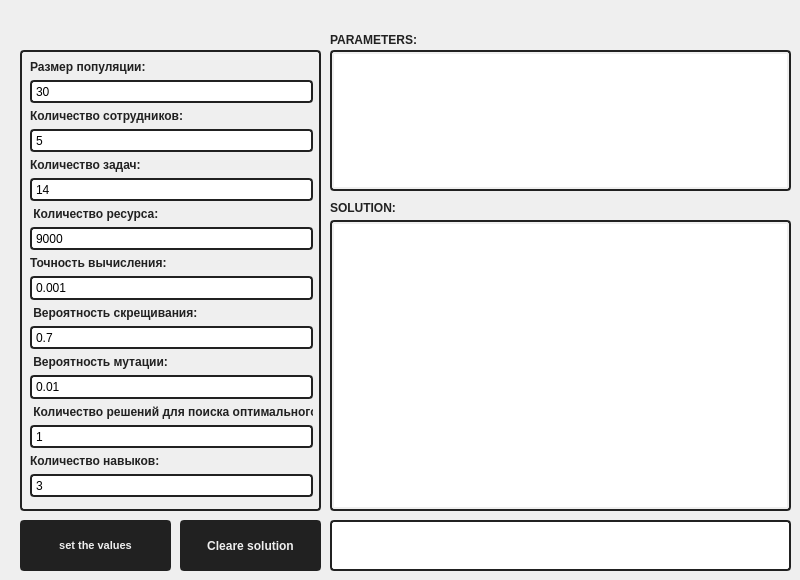
    <widget class="QWidget" name="setting_page">
     <widget class="QPushButton" name="cleare_table">
      <property name="geometry">
       <rect>
        <x>180</x>
        <y>520</y>
        <width>141</width>
        <height>51</height>
       </rect>
      </property>
      <property name="font">
       <font>
        <weight>75</weight>
        <bold>true</bold>
       </font>
      </property>
      <property name="styleSheet">
       <string notr="true">QPushButton:hover{
        background-color: #0D7377;

		color: #EEEEEE;
	 border: 2px solid rgb(33, 33, 33); ;
     border-radius: 4px;

}

QPushButton {
    



    background-color: rgb(33, 33, 33);

	color: #EEEEEE;
	 border: 2px solid rgb(33, 33, 33); ;
     border-radius: 4px;
}




QPushButton:pressed {
       
 border: 2px solid #EEEEEE;
     border-radius: 2px;

}</string>
      </property>
      <property name="text">
       <string>Cleare solution</string>
      </property>
     </widget>
     <widget class="QPushButton" name="set_value">
      <property name="geometry">
       <rect>
        <x>20</x>
        <y>520</y>
        <width>151</width>
        <height>51</height>
       </rect>
      </property>
      <property name="sizePolicy">
       <sizepolicy hsizetype="Expanding" vsizetype="Expanding">
        <horstretch>0</horstretch>
        <verstretch>0</verstretch>
       </sizepolicy>
      </property>
      <property name="font">
       <font>
        <pointsize>8</pointsize>
        <weight>75</weight>
        <bold>true</bold>
       </font>
      </property>
      <property name="styleSheet">
       <string notr="true">QPushButton:hover{
        background-color: #0D7377;

		color: #EEEEEE;
	 border: 2px solid rgb(33, 33, 33); ;
     border-radius: 4px;

}

QPushButton {
    



    background-color: rgb(33, 33, 33);

	color: #EEEEEE;
	 border: 2px solid rgb(33, 33, 33); ;
     border-radius: 4px;
}




QPushButton:pressed {
       
 border: 2px solid #EEEEEE;
     border-radius: 2px;

}</string>
      </property>
      <property name="text">
       <string>set the values</string>
      </property>
      <property name="checkable">
       <bool>false</bool>
      </property>
     </widget>
     <widget class="QLabel" name="ramka">
      <property name="geometry">
       <rect>
        <x>20</x>
        <y>50</y>
        <width>301</width>
        <height>461</height>
       </rect>
      </property>
      <property name="sizePolicy">
       <sizepolicy hsizetype="Expanding" vsizetype="Expanding">
        <horstretch>0</horstretch>
        <verstretch>0</verstretch>
       </sizepolicy>
      </property>
      <property name="styleSheet">
       <string notr="true"> border: 2px solid rgb(33, 33, 33);
     border-radius: 4px;
     padding: 2px;</string>
      </property>
      <property name="text">
       <string/>
      </property>
     </widget>
     <widget class="QProgressBar" name="progressBar">
      <property name="geometry">
       <rect>
        <x>330</x>
        <y>520</y>
        <width>461</width>
        <height>51</height>
       </rect>
      </property>
      <property name="styleSheet">
       <string notr="true">QProgressBar::chunk {
     background-color: #0D7377;
   
 }

 QProgressBar {
     border: 2px solid rgb(33, 33, 33);
     border-radius: 4px;
     padding: 2px;
 }</string>
      </property>
      <property name="value">
       <number>0</number>
      </property>
      <property name="textVisible">
       <bool>false</bool>
      </property>
     </widget>
     <widget class="QLabel" name="parameters">
      <property name="geometry">
       <rect>
        <x>330</x>
        <y>30</y>
        <width>101</width>
        <height>20</height>
       </rect>
      </property>
      <property name="font">
       <font>
        <weight>75</weight>
        <bold>true</bold>
       </font>
      </property>
      <property name="styleSheet">
       <string notr="true">color: rgb(33, 33, 33)</string>
      </property>
      <property name="text">
       <string>PARAMETERS:</string>
      </property>
     </widget>
     <widget class="QTextBrowser" name="solution">
      <property name="geometry">
       <rect>
        <x>330</x>
        <y>220</y>
        <width>461</width>
        <height>291</height>
       </rect>
      </property>
      <property name="font">
       <font>
        <weight>50</weight>
        <bold>false</bold>
       </font>
      </property>
      <property name="styleSheet">
       <string notr="true">QTextBrowser { border: 2px solid rgb(33, 33, 33);
     border-radius: 4px;
     padding: 2px;
	 border: 2px solid rgb(33, 33, 33);
 		
}

QScrollBar:vertical {
     border: 2px solid rgb(33, 33, 33);
 	 border-radius: 4px;
     background:  rgb(238, 238, 238);
	

 }

QScrollBar::handle:vertical {
     background: rgb(33, 33, 33);

 }


QScrollBar::add-line:vertical {
     border: 1px solid rgb(33, 33, 33);
     background: rgb(33, 33, 33);

 }

 QScrollBar::sub-line:vertical {
     border: 1px solid rgb(33, 33, 33);
     background: rgb(33, 33, 33);
 }</string>
      </property>
     </widget>
     <widget class="QWidget" name="verticalLayoutWidget">
      <property name="geometry">
       <rect>
        <x>30</x>
        <y>60</y>
        <width>283</width>
        <height>437</height>
       </rect>
      </property>
      <layout class="QVBoxLayout" name="verticalLayout_3">
       <item>
        <widget class="QLabel" name="label_17">
         <property name="font">
          <font>
           <weight>75</weight>
           <bold>true</bold>
          </font>
         </property>
         <property name="styleSheet">
          <string notr="true">color: rgb(33, 33, 33)</string>
         </property>
         <property name="text">
          <string>Размер популяции:</string>
         </property>
        </widget>
       </item>
       <item>
        <widget class="QLineEdit" name="MAX_POP_3">
         <property name="font">
          <font>
           <weight>50</weight>
           <bold>false</bold>
          </font>
         </property>
         <property name="styleSheet">
          <string notr="true"> border: 2px solid rgb(33, 33, 33);
     border-radius: 4px;
     padding: 2px;</string>
         </property>
         <property name="text">
          <string>30</string>
         </property>
        </widget>
       </item>
       <item>
        <widget class="QLabel" name="label_18">
         <property name="font">
          <font>
           <weight>75</weight>
           <bold>true</bold>
          </font>
         </property>
         <property name="styleSheet">
          <string notr="true">color: rgb(33, 33, 33)
</string>
         </property>
         <property name="text">
          <string>Количество сотрудников:</string>
         </property>
        </widget>
       </item>
       <item>
        <widget class="QLineEdit" name="MAX_STUFF_3">
         <property name="font">
          <font>
           <weight>50</weight>
           <bold>false</bold>
          </font>
         </property>
         <property name="styleSheet">
          <string notr="true"> border: 2px solid rgb(33, 33, 33);
     border-radius: 4px;
     padding: 2px;
</string>
         </property>
         <property name="text">
          <string>5</string>
         </property>
        </widget>
       </item>
       <item>
        <widget class="QLabel" name="label_19">
         <property name="font">
          <font>
           <weight>75</weight>
           <bold>true</bold>
          </font>
         </property>
         <property name="styleSheet">
          <string notr="true">color: rgb(33, 33, 33)</string>
         </property>
         <property name="text">
          <string>Количество задач:</string>
         </property>
        </widget>
       </item>
       <item>
        <widget class="QLineEdit" name="MAX_TASK_3">
         <property name="font">
          <font>
           <weight>50</weight>
           <bold>false</bold>
          </font>
         </property>
         <property name="styleSheet">
          <string notr="true"> border: 2px solid rgb(33, 33, 33);
     border-radius: 4px;
     padding: 2px;</string>
         </property>
         <property name="text">
          <string>14</string>
         </property>
        </widget>
       </item>
       <item>
        <widget class="QLabel" name="label_20">
         <property name="font">
          <font>
           <weight>75</weight>
           <bold>true</bold>
          </font>
         </property>
         <property name="styleSheet">
          <string notr="true">color: rgb(33, 33, 33)</string>
         </property>
         <property name="text">
          <string> Количество ресурса:</string>
         </property>
        </widget>
       </item>
       <item>
        <widget class="QLineEdit" name="MAX_TOTAL_TIME_3">
         <property name="font">
          <font>
           <weight>50</weight>
           <bold>false</bold>
          </font>
         </property>
         <property name="styleSheet">
          <string notr="true"> border: 2px solid rgb(33, 33, 33);
     border-radius: 4px;
     padding: 2px;</string>
         </property>
         <property name="text">
          <string>9000</string>
         </property>
        </widget>
       </item>
       <item>
        <widget class="QLabel" name="label_21">
         <property name="font">
          <font>
           <weight>75</weight>
           <bold>true</bold>
          </font>
         </property>
         <property name="styleSheet">
          <string notr="true">color: rgb(33, 33, 33)</string>
         </property>
         <property name="text">
          <string>Точность вычисления:</string>
         </property>
        </widget>
       </item>
       <item>
        <widget class="QLineEdit" name="EPS_3">
         <property name="font">
          <font>
           <weight>50</weight>
           <bold>false</bold>
          </font>
         </property>
         <property name="styleSheet">
          <string notr="true"> border: 2px solid rgb(33, 33, 33);
     border-radius: 4px;
     padding: 2px;</string>
         </property>
         <property name="text">
          <string>0.001</string>
         </property>
        </widget>
       </item>
       <item>
        <widget class="QLabel" name="label_22">
         <property name="font">
          <font>
           <weight>75</weight>
           <bold>true</bold>
          </font>
         </property>
         <property name="styleSheet">
          <string notr="true">color: rgb(33, 33, 33)</string>
         </property>
         <property name="text">
          <string> Вероятность скрещивания:</string>
         </property>
        </widget>
       </item>
       <item>
        <widget class="QLineEdit" name="pc_3">
         <property name="font">
          <font>
           <weight>50</weight>
           <bold>false</bold>
          </font>
         </property>
         <property name="styleSheet">
          <string notr="true"> border: 2px solid rgb(33, 33, 33);
     border-radius: 4px;
     padding: 2px;</string>
         </property>
         <property name="text">
          <string>0.7</string>
         </property>
        </widget>
       </item>
       <item>
        <widget class="QLabel" name="label_23">
         <property name="font">
          <font>
           <weight>75</weight>
           <bold>true</bold>
          </font>
         </property>
         <property name="styleSheet">
          <string notr="true">color: rgb(33, 33, 33)</string>
         </property>
         <property name="text">
          <string> Вероятность мутации:</string>
         </property>
        </widget>
       </item>
       <item>
        <widget class="QLineEdit" name="pm_3">
         <property name="font">
          <font>
           <weight>50</weight>
           <bold>false</bold>
          </font>
         </property>
         <property name="styleSheet">
          <string notr="true"> border: 2px solid rgb(33, 33, 33);
     border-radius: 4px;
     padding: 2px;</string>
         </property>
         <property name="text">
          <string>0.01</string>
         </property>
        </widget>
       </item>
       <item>
        <widget class="QLabel" name="label_24">
         <property name="font">
          <font>
           <weight>75</weight>
           <bold>true</bold>
          </font>
         </property>
         <property name="styleSheet">
          <string notr="true">color: rgb(33, 33, 33)</string>
         </property>
         <property name="text">
          <string> Количество решений для поиска оптимального:</string>
         </property>
        </widget>
       </item>
       <item>
        <widget class="QLineEdit" name="MAX_SOLUTION_3">
         <property name="font">
          <font>
           <weight>50</weight>
           <bold>false</bold>
          </font>
         </property>
         <property name="styleSheet">
          <string notr="true"> border: 2px solid rgb(33, 33, 33);
     border-radius: 4px;
     padding: 2px;</string>
         </property>
         <property name="text">
          <string>1</string>
         </property>
        </widget>
       </item>
       <item>
        <widget class="QLabel" name="label">
         <property name="font">
          <font>
           <weight>75</weight>
           <bold>true</bold>
          </font>
         </property>
         <property name="styleSheet">
          <string notr="true">color: rgb(33, 33, 33)</string>
         </property>
         <property name="text">
          <string>Количество навыков:</string>
         </property>
        </widget>
       </item>
       <item>
        <widget class="QLineEdit" name="count_skills_3">
         <property name="font">
          <font>
           <weight>50</weight>
           <bold>false</bold>
          </font>
         </property>
         <property name="styleSheet">
          <string notr="true"> border: 2px solid rgb(33, 33, 33);
     border-radius: 4px;
     padding: 2px;</string>
         </property>
         <property name="text">
          <string>3</string>
         </property>
        </widget>
       </item>
      </layout>
     </widget>
     <widget class="QTextBrowser" name="textBrowser">
      <property name="geometry">
       <rect>
        <x>330</x>
        <y>50</y>
        <width>461</width>
        <height>141</height>
       </rect>
      </property>
      <property name="font">
       <font>
        <weight>50</weight>
        <bold>false</bold>
       </font>
      </property>
      <property name="styleSheet">
       <string notr="true"> border: 2px solid rgb(33, 33, 33);
     border-radius: 4px;
     padding: 2px;</string>
      </property>
     </widget>
     <widget class="QLabel" name="solution_2">
      <property name="geometry">
       <rect>
        <x>330</x>
        <y>200</y>
        <width>261</width>
        <height>16</height>
       </rect>
      </property>
      <property name="font">
       <font>
        <weight>75</weight>
        <bold>true</bold>
       </font>
      </property>
      <property name="styleSheet">
       <string notr="true">color: rgb(33, 33, 33)
</string>
      </property>
      <property name="text">
       <string>SOLUTION:</string>
      </property>
     </widget>
    </widget>
